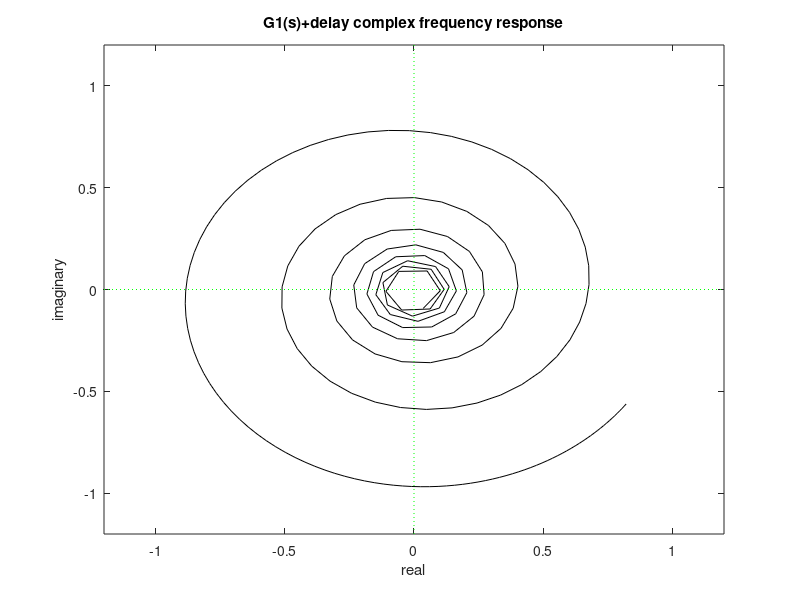

MATLAB code for this plot:
% Transfer function + delay, for study: frequency response (complex plane)
%case 1d
Td=0.5; %pure delay in seconds
% continuous time transfer function:
num1Ns=10; den1Ns=[1 10]; %G1(s)=10/(s+10)

%frequency response
wr=logspace(0,2,200); %frequency values for response (rad/s)
H1Ns=freqs(num1Ns,den1Ns,wr); %G1(s) frequency response
H1Nsd=H1Ns.*exp(-j*Td*wr); %adding delay to G1(s)

%display frequency response
plot(H1Nsd,'k'); hold on;
x1=-1.2; x2=1.2; y1=-1.2; y2=1.2;
axis([x1 x2 y1 y2]);
plot([x1 x2],[0 0],':g'); %x axis
plot([0 0],[y1 y2],':g'); %y axis
title('G1(s)+delay complex frequency response');
xlabel('real'); ylabel('imaginary');
